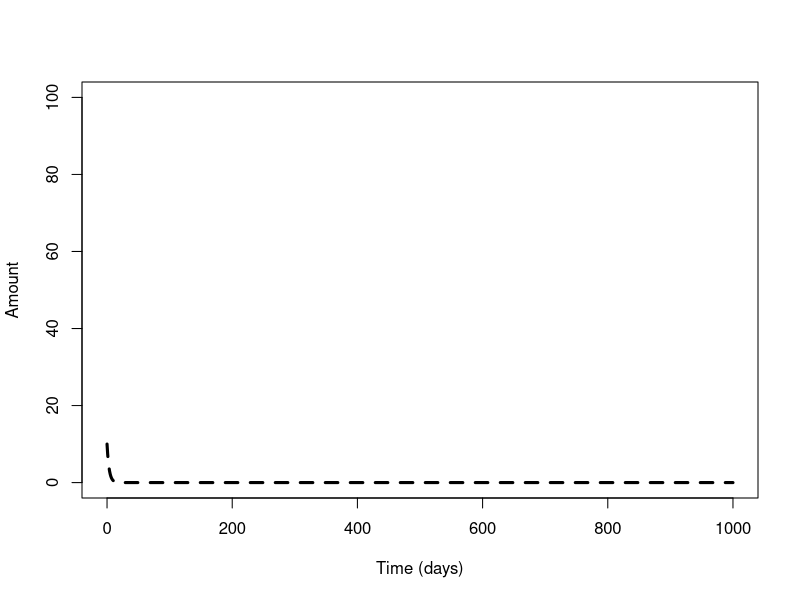
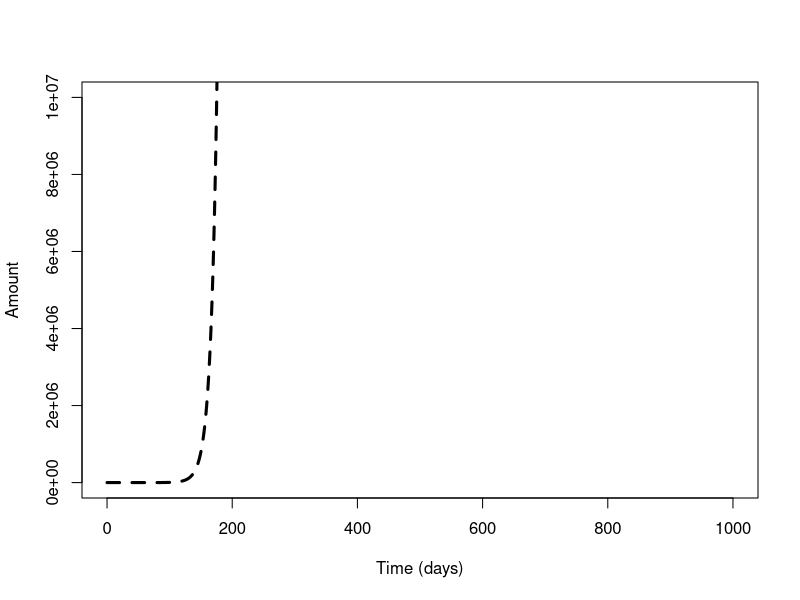
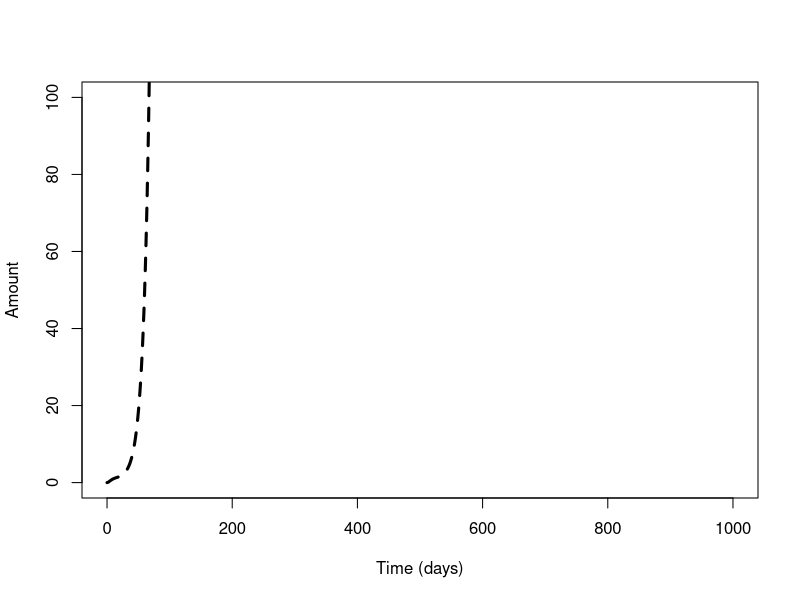
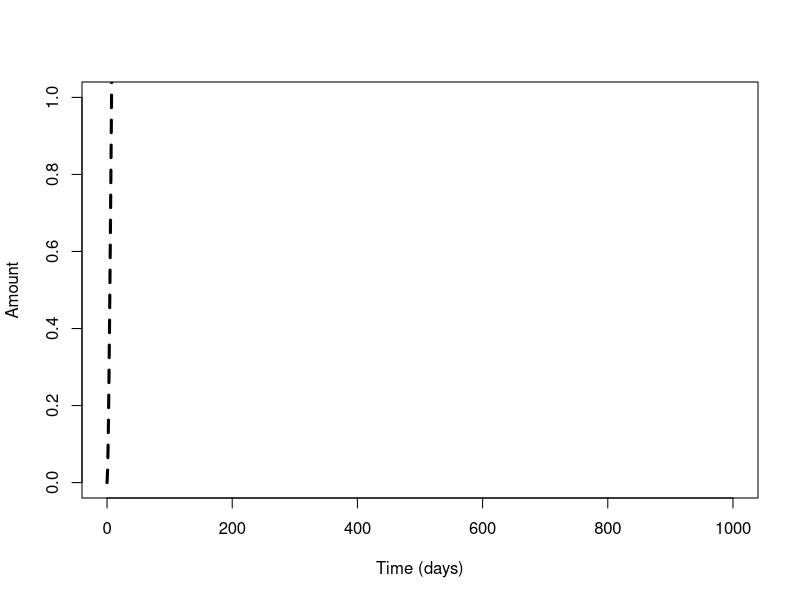
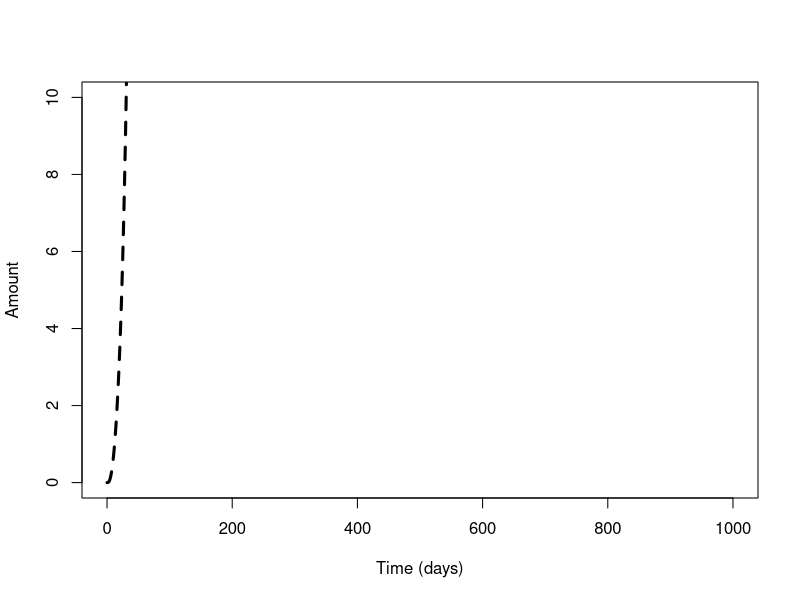
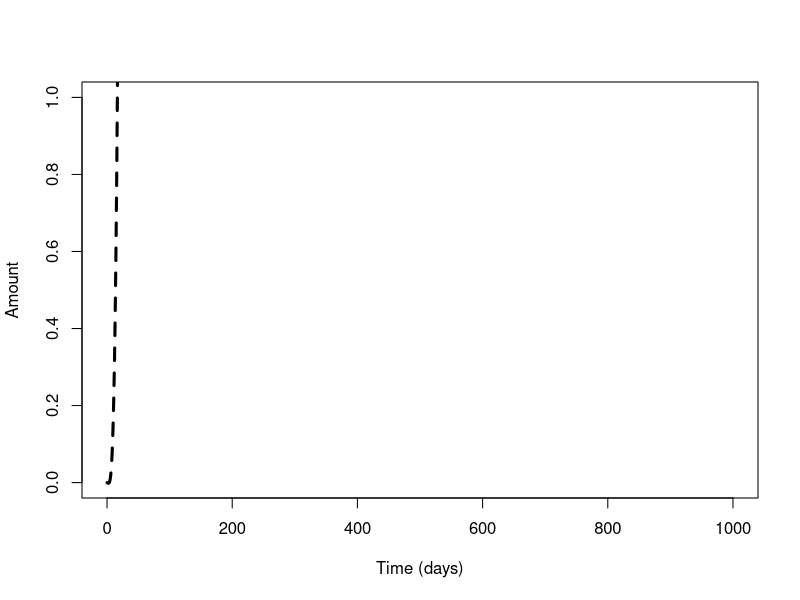
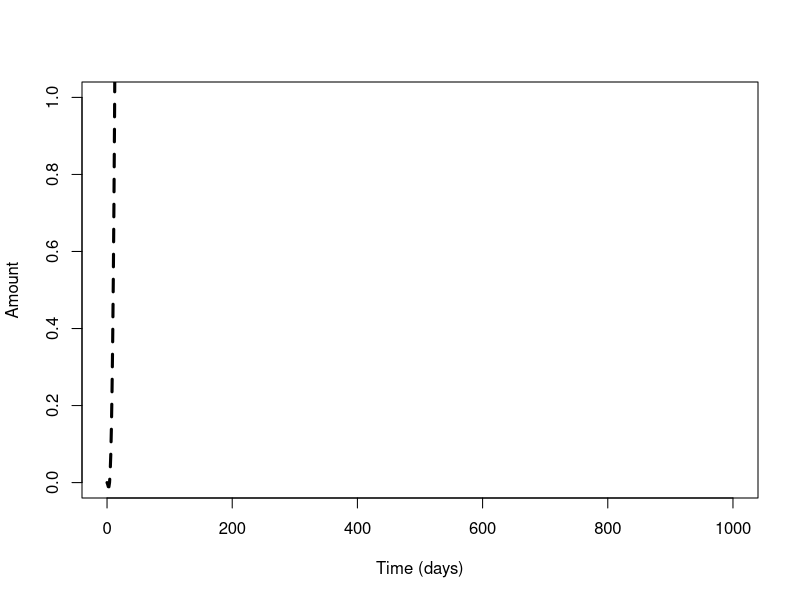
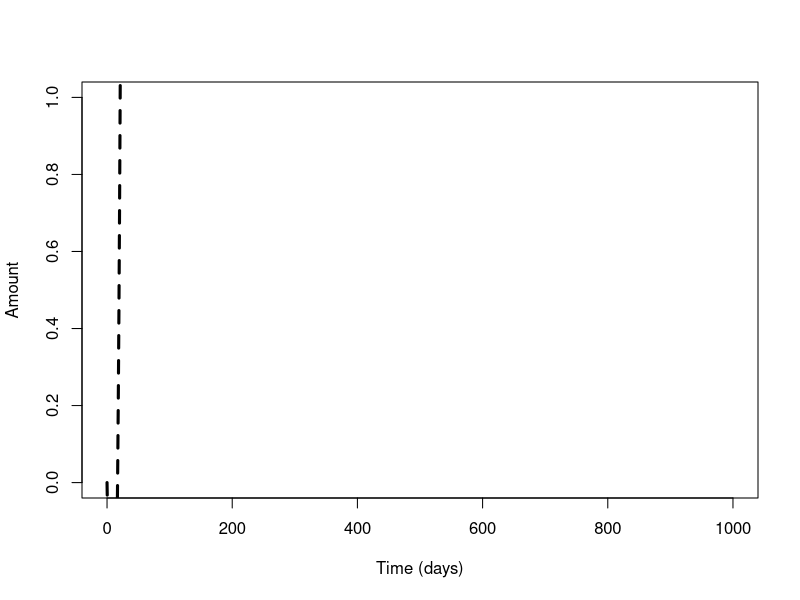

These figures' R source, in order:
# TB model in R

rm(list=ls())

# get the ODE solver
library(deSolve)

# make the function of the system
model = function (current_timepoint, state_values, parameters)
{
  # create state variables (local variables)
  Vaccine = state_values [1]       
  Makrofag = state_values [2]
  IL12 = state_values [3]
  Th0 = state_values [4]
  Th1 = state_values [5]
  IL2 = state_values [6]
  IFNg = state_values [7]
  IFNgk = state_values [8]
  TNFa = state_values [9]
  Dendrit = state_values [10]
  IL23 = state_values [11]
  Th17 = state_values [12]
  IL17 = state_values [13]
  GranulotcytKnoglemarv = state_values[14]
  
  with ( 
    as.list (parameters),     # variable names within parameters can be used 
    {
      dVaccine = - Vaccine * Kv_m - Vaccine * Kv_d - Vaccine * Kv_Gk
      dMakrofag = Vaccine * Kv_m + TNFa * KTNFa_m + IFNgk * KIFNgk_m - sigma_m
      dIL12 = Makrofag * Km_IL12 - IL12 * KIL12_Th0 - sigma_IL12
      dTh0 = Makrofag * Km_Th0 + IL12 * KIL12_Th0 - Th0 * KTh0_Th1 + IL2 * KIL2_Th0 + IL23 * KIL23_Th0 - Th0 * KTh0_Th17 - sigma_Th0
      dTh1 = Th0 * KTh0_Th1 - sigma_Th0
      dIL2 = Th1 * KTh1_IL2 - sigma_IL2
      dIFNg = Th1 * KTh1_IFNg + Th17 * KTh17_IFNg + Th0 * KTh0_IFNg + IFNgk * KIFNgk_IFNg - IFNg * KIFNg_IFNgk - sigma_IFNg
      dIFNgk = - IFNgk * KIFNgk_IFNg + IFNg * KIFNg_IFNgk - sigma_IFNgk
      dTNFa = Makrofag * Km_TNFa - sigma_TNFa
      dDendrit = Vaccine * Kv_d - sigma_d
      dIL23 = Dendrit * Kd_IL23 - sigma_IL23
      dTh17 = Th0 * KTh0_Th17 - sigma_Th17
      dIL17 = Th17 * KTh17_IL17 - sigma_IL17
      dGranulocytKnoglemarv = Vaccine * Kv_Gk + IL17 * KIL17_Gk - sigma_Gk 
      
      
      
      # combine results
      results = c(dVaccine, dMakrofag, dIL12, dTh0, dTh1, dIL2, dIFNg, dIFNgk, dTNFa, dDendrit,
                  dIL23, dTh17, dIL17, dGranulocytKnoglemarv)
      list (results)
    }
  )
}

# parameters
Kv_m.value <- 0.1
Kv_d.value <- 0.1
Kv_Gk.value <- 0.1
KTNFa_m.value <- 0.1 
KIFNgk_m.value <- 0
Km_IL12.value <- 0.1 
KIL12_Th0.value <- 0.1 
Km_Th0.value <- 0.1 
KTh0_Th1.value <- 0.1 
KTh0_Th17.value <- 0.1
KIL23_Th0.value <- 0.1 
KIL2_Th0.value <- 0.1 
KTh1_IL2.value <- 0.1 
KIFNgk_IFNg.value <- 0.1 
KTh0_IFNg.value <- .1 
KTh1_IFNg.value <- .1
KTh17_IFNg.value <- .1
KIFNg_IFNgk.value <- .1
Km_TNFa.value <- .1
Kd_IL23.value <- .1
KTh17_IL17.value <- .1
KIL17_Gk.value <- .1
sigma_m.value <- 0.2
sigma_IL12.value <- 0.001
sigma_Th0.value <- 0.001
sigma_Th1.value <- 0.001
sigma_IL2.value <- 0.001
sigma_IFNg.value <- 0.001
sigma_IFNgk.value <- 0.1
sigma_TNFa.value <- 0.001
sigma_d.value <- 0.001
sigma_IL23.value <- 0.001
sigma_Th17.value <- 0.001
sigma_IL17.value <- 0.001
sigma_Gk.value <- 0.001

parameter.list <- c(Kv_m = Kv_m.value, Kv_d = Kv_d.value, Kv_Gk = Kv_Gk.value, KTNFa_m = KTNFa_m.value, 
                    KIFNgk_m = KIFNgk_m.value,Km_IL12 = Km_IL12.value, KIL12_Th0 = KIL12_Th0.value,Km_Th0 = Km_Th0.value, 
                    KTh0_Th1 = KTh0_Th1.value, KTh0_Th17 = KTh0_Th17.value, KIL23_Th0 = KIL23_Th0.value,
                    KIL2_Th0 = KIL2_Th0.value, KTh1_IL2 = KTh1_IL2.value, KIFNgk_IFNg = KIFNgk_IFNg.value, 
                    KTh0_IFNg = KTh0_IFNg.value, KTh1_IFNg = KTh1_IFNg.value, KTh17_IFNg = KTh17_IFNg.value, 
                    KIFNg_IFNgk = KIFNg_IFNgk.value, Km_TNFa = Km_TNFa.value, Kd_IL23 = Kd_IL23.value, 
                    KTh17_IL17 = KTh17_IL17.value, KIL17_Gk = KIL17_Gk.value, sigma_m = sigma_m.value,
                    sigma_IL12 = sigma_IL12.value, sigma_Th0 = sigma_Th0.value, sigma_Th1 = sigma_Th1.value,
                    sigma_IL2 = sigma_IL2.value, sigma_IFNg = sigma_IFNg.value, sigma_IFNgk = sigma_IFNgk.value,
                    sigma_TNFa = sigma_TNFa.value, sigma_d = sigma_d.value, sigma_IL23 = sigma_IL23.value,
                    sigma_Th17 = sigma_Th17.value, sigma_IL17 = sigma_IL17.value, sigma_Gk = sigma_Gk.value)

# initial values
Vaccine0 = 10     
Makrofag0 = 0
IL120 = 0
Th00 = 0
Th10 = 0
IL20 = 0
IFNg0 = 0
IFNgk0 = 0
TNFa0 = 0
Dendrit0 = 0
IL230 = 0
Th170 = 0
IL170 = 0
GranulotcytKnoglemarv0 = 0

initial.values <- c(Vaccine = Vaccine0, Makrofag = Makrofag0, IL12 = IL120, Th0 = Th00, Th1 = Th10, IL2 = IL20, IFNg = IFNg0, 
                    IFNgk = IFNgk0, TNFa = TNFa0, Dendrit = Dendrit0, IL23 = IL230, Th17 = Th170, IL17 = IL170, 
                    GranulotcytKnoglemarv = GranulotcytKnoglemarv0)

# Output timepoints
time.points <- seq(0,1000,by=1)

# simulate the epidemic
output <- ode(y=initial.values,times = time.points,func = model, parms = parameter.list)

# Plot the result 
plot(Vaccine~time,data=output,type='l',lwd=3,lty=2,col='black',ylim=c(0,100),ylab='Amount',xlab='Time (days)')
plot(Makrofag~time,data=output,type='l',lwd=3,lty=2,col='black',ylim=c(0,10000000),ylab='Amount',xlab='Time (days)')
plot(IL12~time,data=output,type='l',lwd=3,lty=2,col='black',ylim=c(0,100),ylab='Amount',xlab='Time (days)')
plot(Th0~time,data=output,type='l',lwd=3,lty=2,col='black',ylim=c(0,1),ylab='Amount',xlab='Time (days)')
plot(Th1~time,data=output,type='l',lwd=3,lty=2,col='black',ylim=c(0,10),ylab='Amount',xlab='Time (days)')
plot(IL2~time,data=output,type='l',lwd=3,lty=2,col='black',ylim=c(0,1),ylab='Amount',xlab='Time (days)')
plot(IFNg~time,data=output,type='l',lwd=3,lty=2,col='black',ylim=c(0,1),ylab='Amount',xlab='Time (days)')
plot(IFNgk~time,data=output,type='l',lwd=3,lty=2,col='black',ylim=c(0,1),ylab='Amount',xlab='Time (days)')
plot(TNFa~time,data=output,type='l',lwd=3,lty=2,col='black',ylim=c(0,100000000),ylab='Amount',xlab='Time (days)')
plot(Dendrit~time,data=output,type='l',lwd=3,lty=2,col='black',ylim=c(0,1),ylab='Amount',xlab='Time (days)')
plot(IL23~time,data=output,type='l',lwd=3,lty=2,col='black',ylim=c(0,1),ylab='Amount',xlab='Time (days)')
plot(Th17~time,data=output,type='l',lwd=3,lty=2,col='black',ylim=c(0,1),ylab='Amount',xlab='Time (days)')
plot(IL17~time,data=output,type='l',lwd=3,lty=2,col='black',ylim=c(0,1),ylab='Amount',xlab='Time (days)')
plot(GranulotcytKnoglemarv~time,data=output,type='l',lwd=3,lty=2,col='black',ylim=c(0,1),ylab='Amount',xlab='Time (days)')

# Herfra loades data
DATA <- read.table("DataUdenHuller.csv", header=TRUE, sep=";", as.is=TRUE)

VaccineDATA = as.numeric(gsub(",", ".", gsub("\\.", "", DATA$H56.vacc..Dose)))
RestimulerendeVaccineData = as.numeric(gsub(",", ".", gsub("\\.", "", DATA$H56.restim..ug.ml.)))
IL17DATA = as.numeric(gsub(",", ".", gsub("\\.", "", DATA$mean...IL.17)))
INFgDATA = as.numeric(gsub(",", ".", gsub("\\.", "", DATA$mean...IFNg)))
IL2DATA= as.numeric(gsub(",", ".", gsub("\\.", "", DATA$mean...IL.2)))
INFaDATA= as.numeric(gsub(",", ".", gsub("\\.", "", DATA$mean...TNFa)))


plot(VaccineDATA,IL17DATA,xlim=c(0,0.3))
